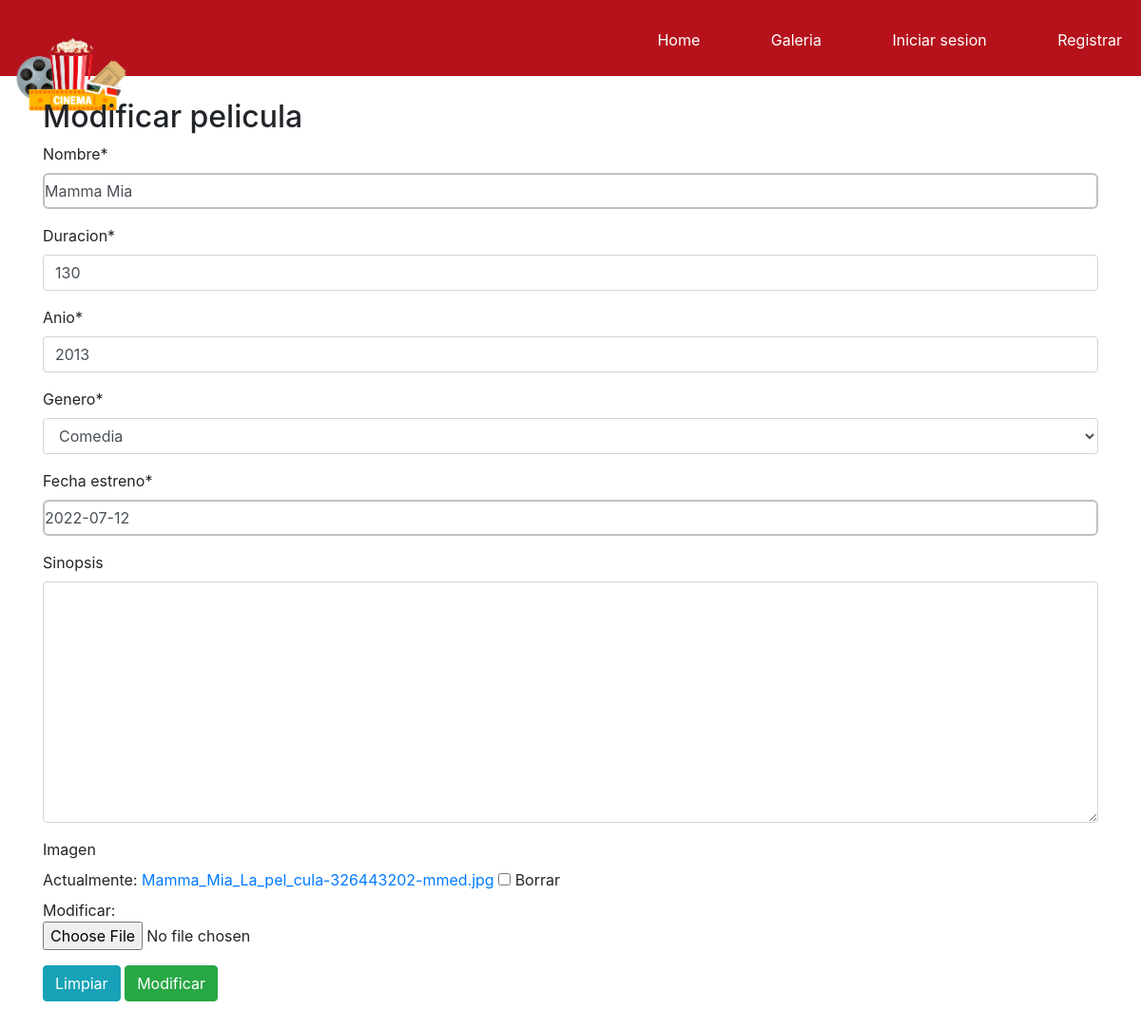
The page /modificar_pelicula/2/ on the database its author committed.
### core/models.py (models this page shows, shortened)
class Pelicula(models.Model):
    nombre=models.CharField(max_length=200)
    duracion= models.IntegerField()
    anio=models.IntegerField()
    genero=models.ForeignKey(Genero, on_delete=models.CASCADE)
    sinopsis = models.TextField(null = True, blank = True)
    fecha_estreno = models.DateField()
    imagen = models.ImageField(null = True, blank = True)

class Genero(models.Model):
    nombre= models.CharField(max_length=80)
    def __str__(self):
        return self.nombre

### core/views.py (the view)
# urls.py: path('modificar_pelicula/<id>/', modificar_pelicula, name="modificar_pelicula"),
def modificar_pelicula(request,id):
    pelicula = Pelicula.objects.get(id = id)
    data = {
        'form': PeliculaForm(instance = pelicula)
    }
    if request.method == 'POST':
        formulario = PeliculaForm(data = request.POST, instance = pelicula, files = request.FILES)
        if formulario.is_valid():
            formulario.save()
            data['mensaje'] = 'Pelicula modificado con éxito'
        data['form'] = PeliculaForm(instance = Pelicula.objects.get(id = id))
    return render(request,'core/modificar_pelicula.html',data)

### core/forms.py
class PeliculaForm(ModelForm):
    nombre = forms.CharField(min_length=2,max_length=200)
    duracion = forms.IntegerField(min_value=5, max_value=500)
    class Meta:
        model=Pelicula
        fields=['nombre','duracion','anio','genero','fecha_estreno','sinopsis','imagen']

### core/templates/core/modificar_pelicula.html (shortened to what this page needs)
{% extends 'core/basico.html' %}
{% load crispy_forms_tags %}
{% block contenido %}
<h2>Modificar pelicula</h2>
<form method="POST" enctype="multipart/form-data">
   {{ form | crispy }}
 <input type="reset" value="Limpiar" class="btn btn-info">
 <input type="submit" value="Modificar" class="btn btn-success">
</form>
{% endblock %}

### core/static/core/css/estilos.css (style rules this page uses)
* { margin:0; padding: 0; }
body { background-color:rgb(219, 219, 219); font-family: fantasy; }
label { display: block; }
input[type=text], input[type=email], textarea { border: 2px solid silver; padding:5px 0; border-radius: 6px; }
.btn { padding: 5px; border:2px solid silver; border-radius: 15px; }

### rows shown on the page
Pelicula: nombre "Mamma Mia", duracion "130", anio "2013", genero "Comedia", fecha_estreno "2022-07-12"
